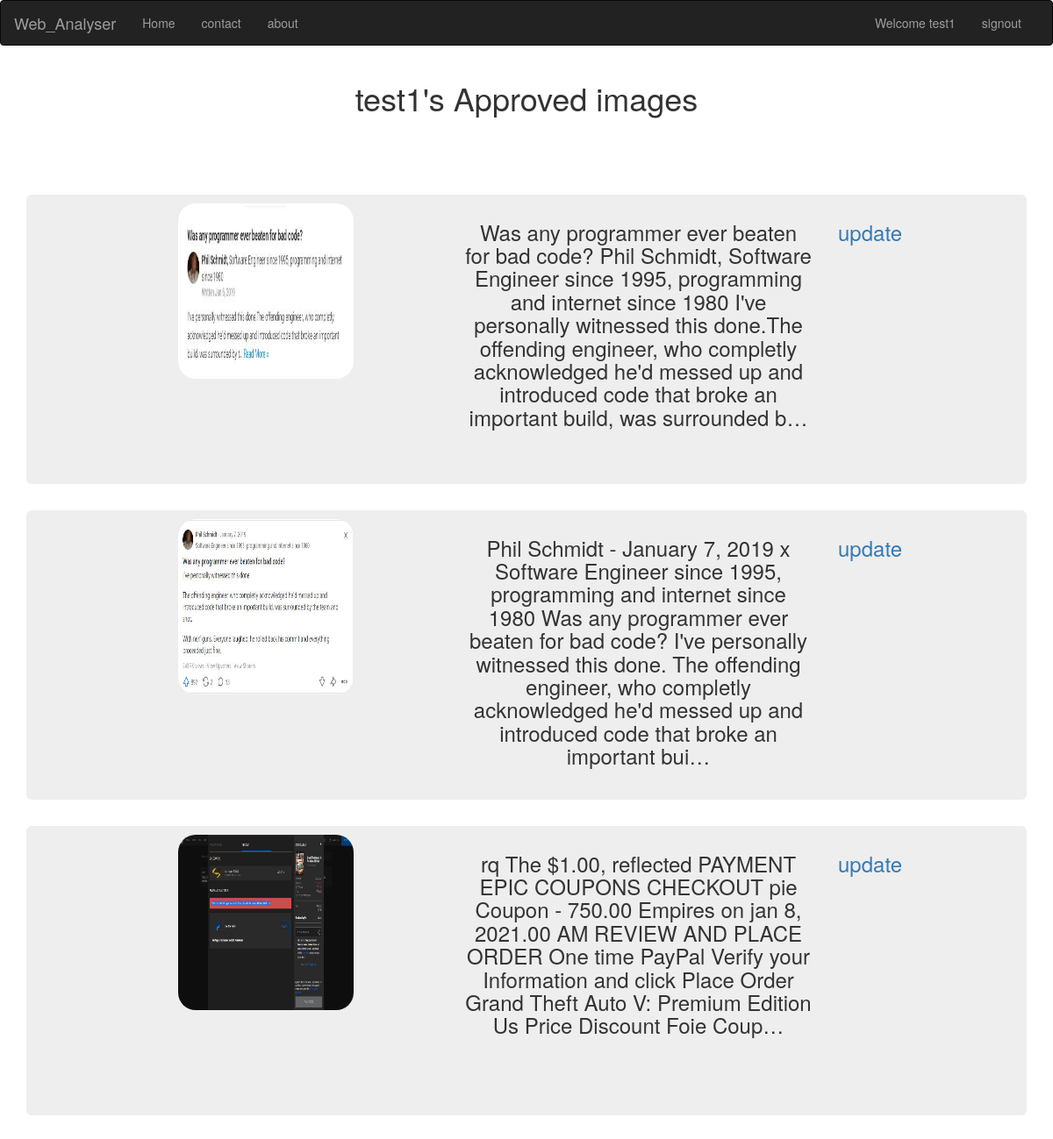
Screenshot of /images/approved/2 (signed in) with the database file from the repository.
### images/models.py (models this page shows, shortened)
class updimages(models.Model):
    user_profile = models.ForeignKey("registration.user_profile", on_delete=models.CASCADE)
    img = models.ImageField(upload_to='upd' , blank = True)
    content = models.CharField(max_length=200, blank=True)
    approval = models.BooleanField(default=False)
    link = models.ForeignKey('updimagestext', on_delete = models.CASCADE, null=True)
    def __str__(self):
        return ("image"+str(self.id))

### images/views.py (the view)
# urls.py: path('approved/<str:pk>', views.approved , name = "approved") ,
def approved(request,pk):
    curruser = request.user
    media_img = updimages.objects.filter(approval=True,user_profile__user__id = curruser.id)
    print('hola hola hola 111111111111111111117' , media_img)
    return render(request,"images/approved.html" , {"curr_name" : curruser , "media" : media_img })

### templates/images/approved.html (shortened to what this page needs)
{% extends "base.html" %}
{% load static %}
{% load bootstrap_tags %}
{% block body%}
    <h1 style="text-align: center;">{{curr_name}}'s Approved images</h1>
    <br>
    <br><br>
    {% for val in media %}
            <div class="jumbotron patch">
                <div class="col-md-12">
                    <div class="row">
                        <div class="col-md-5">
                            <img src="{{ MEDIA_URL }}{{val.img.url}}" class="imgbar"  id="img" >
                        </div>
                        <div class="col-md-5" class ="patch_text">
                                <h3 >{{val.content | truncatechars:300 }}</h3>
                        </div>
                        <div class="col-md-1 " >
                                <h3><a href="{% url 'images:update' pk=val.pk %}">update</a></h3>
                        </div>
                    </div>
                </div>
            </div>
    {% endfor %}
{% endblock %}

### templates/base.html (shortened to what this page needs)
<!DOCTYPE html>
{% load static %}
<html lang="en">
<head>
    <link rel="stylesheet" href="https://maxcdn.bootstrapcdn.com/bootstrap/3.3.7/css/bootstrap.min.css">
    <link rel="stylesheet" href="{% static 'css/base.css' %}">
</head>
<body>
    <nav class="navbar navbar-inverse ">
        <div class="container-fluid">
            <div class="navbar-header">
                <a class="navbar-brand" href="/">Web_Analyser</a>
            </div>
            <ul class="nav navbar-nav">
                <li> <a href="/">   Home</a> </li>
                <li><a href=" {% url 'homepage:contact' %}"> </i> contact</a></li>
                <li><a href="{% url 'homepage:about' %}">  about</a></li>
            </ul>
            {% if user.is_authenticated %}
            <ul class = "nav navbar-nav navbar-right">
                <li><a href="">  Welcome {{user.username}} </a></li>
                <li style="padding-right: 20px;"><a href="{% url 'registration:signout' %}">  signout </a></li>
            {% endif %}
        </div>
    </nav>
    <div class="container">
        {% block body %}
        {% endblock %}
    </div>
</body>
</html>

### static/css/base.css (style rules this page uses)
.imgbar { padding-top: 0px; margin-left: 0px; margin-bottom: 20px; width: 200px; height: 200px; border-radius: 20px; }
.patch { margin-top: 20px; padding: 10px; width: 100%; height: 330px; text-align: center; }

### rows the page displays
updimages: img (picture), content "Was any programmer ever beaten for bad code? Phil Schmidt, Software Engineer since 1995, programming and internet since 1980 I've personally witnessed this done.The offending engineer, who completly acknowledged he'd messed up and introduced code that broke an important build, was surrounded b…"
updimages: img (picture), content "Phil Schmidt - January 7, 2019 x Software Engineer since 1995, programming and internet since 1980 Was any programmer ever beaten for bad code? I've personally witnessed this done. The offending engineer, who completly acknowledged he'd messed up and introduced code that broke an important bui…"
updimages: img (picture), content "rq The $1.00, reflected PAYMENT EPIC COUPONS CHECKOUT pie Coupon - 750.00 Empires on jan 8, 2021.00 AM REVIEW AND PLACE ORDER One time PayPal Verify your Information and click Place Order Grand Theft Auto V: Premium Edition Us Price Discount Foie Coup…"

### other values shown
{{ user.username }} "test1"
{{ curr_name }} "test1"
